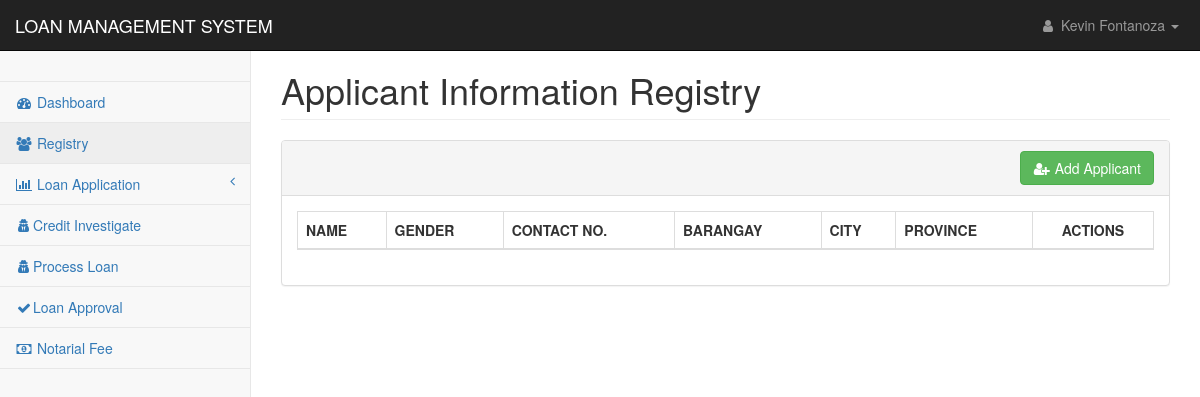
The page /pages/registry_applicant.php (signed in) on the database as committed earlier.
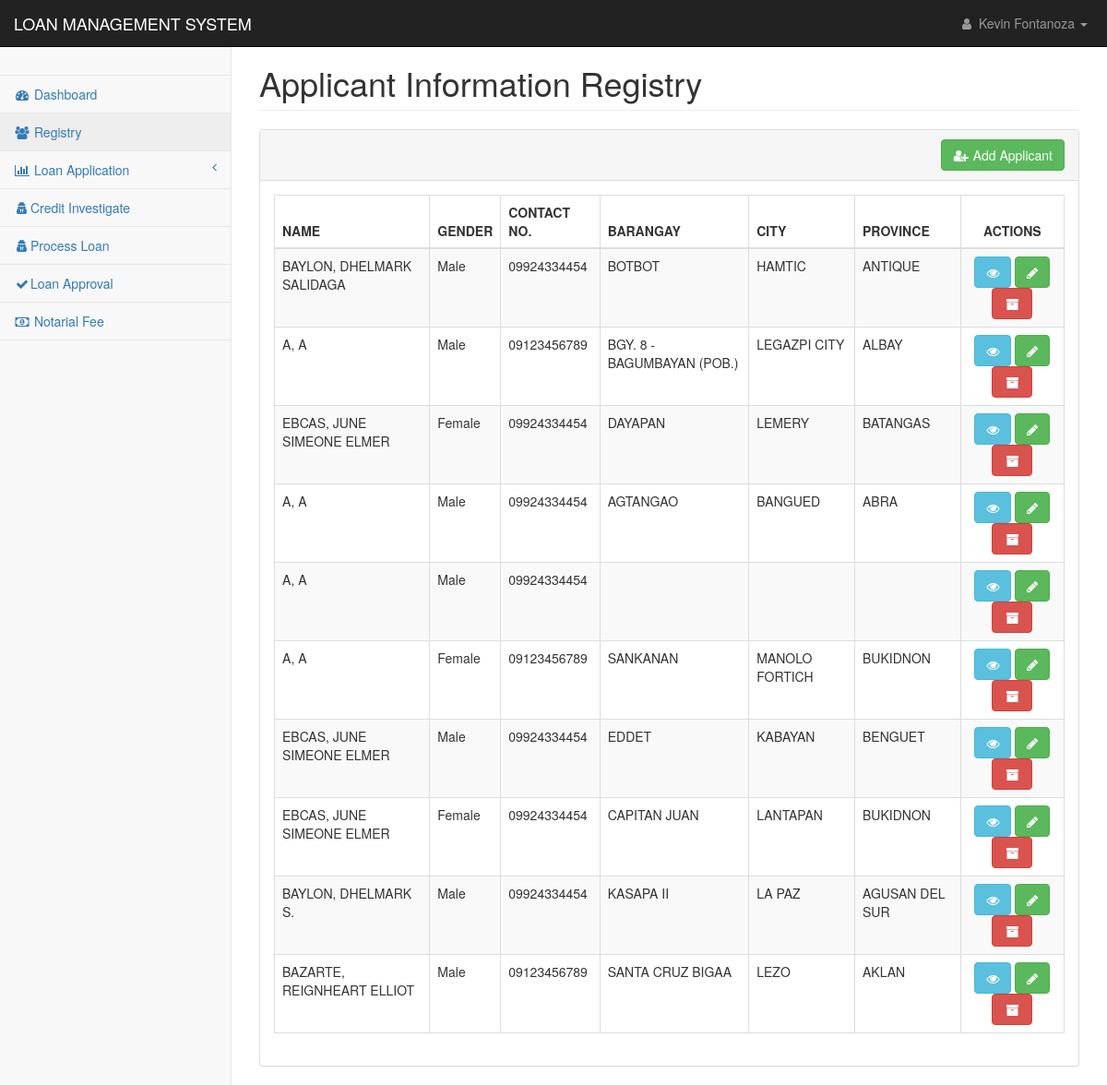
The same page on the database as committed later.
### tables this page shows
CREATE TABLE `applicants_personal` (
  `applicant_id` int(11) NOT NULL,
  `applicant_code` text NOT NULL,
  `firstname` text NOT NULL,
  `middlename` text NOT NULL,
  `lastname` text NOT NULL,
  `suffix` text NOT NULL,
  `nickname` text NOT NULL,
  `age` text NOT NULL,
  `gender` text NOT NULL,
  `contact1` text NOT NULL,
  `mstatus` text NOT NULL,
  `dob1` date NOT NULL,
  `pob1` text NOT NULL,
  `block1` text NOT NULL,
  `street1` text NOT NULL,
  `phase1` text NOT NULL,
  `brgy1` text NOT NULL,
  `city1` text NOT NULL,
  `province1` text NOT NULL,
  `map_url` text NOT NULL,
  `residence1` text NOT NULL,
  `lwith1` text NOT NULL,
  `block2` text NOT NULL,
  `street2` text NOT NULL,
  `phase2` text NOT NULL,
  `brgy2` text NOT NULL,
  `city2` text NOT NULL,
  `province2` text NOT NULL,
  `residence2` text NOT NULL,
  `lwith2` text NOT NULL,
  `mothername` text NOT NULL,
  `mothercon` text NOT NULL,
  `fathername` text NOT NULL,
  `fathercon` text NOT NULL,
  `file` text NOT NULL,
  `date_encoded` date NOT NULL
);

### config/conn.php (called while the page is built, shortened)
<?php
class DatabaseConnection
{
    public function connect()
    {
        $conn = new mysqli(DB_HOST,DB_USER,DB_PASSWORD,DB_DATABASE);
        return $this->conn = $conn;
    }
}
?>

### controller/reg_app.php (called while the page is built, shortened)
<?php
require_once('../config/conn.php');
class Registry extends DatabaseConnection {
    function display($table){
        $sql = "SELECT * FROM $table";
        $result = mysqli_query($this->connect(), $sql);
        return $result;
    }
    }
?>

### pages/registry_applicant.php (the view, shortened to what this page needs)
<?php
include('../config/conn.php');
include('../controller/reg_app.php');
if($_SESSION['user_id']){
?>
<!DOCTYPE html>
<html lang="en">
<head>
    <link href="../css/bootstrap.min.css" rel="stylesheet">
    <link href="../css/metisMenu.min.css" rel="stylesheet">
    <link href="../css/dataTables/dataTables.bootstrap.css" rel="stylesheet">
    <link href="../css/dataTables/dataTables.responsive.css" rel="stylesheet">
    <link href="../css/startmin.css" rel="stylesheet">
    <link href="../css/font-awesome.min.css" rel="stylesheet" type="text/css">
</head>
<body>
    <div id="wrapper">
        <?php include('nav.php');?>
        <div id="page-wrapper">
            <div class="container-fluid">
                <div class="row">
                    <div class="col-lg-12">
                        <h1 class="page-header">Applicant Information Registry</h1>
                    </div>
                </div>
                <div class="row">
                    <div class="col-lg-12">
                        <div class="panel panel-default">
                            <div class="panel-heading" align="right">
                                <a href="registry_application.php">
                                    <button type="button" class="btn btn-success">
                                        <i class="fa fa-fw" aria-hidden="true" title="Copy to use user-plus">&#xf234</i>
                                        Add Applicant
                                    </button>
                                </a>
                            </div>
                            <div class="panel-body">
                                <div class="table-responsive">
                                    <table class="table table-striped table-bordered table-hover"
                                        id="dataTables-example">
                                        <thead>
                                            <tr>
                                                <th>NAME</th>
                                                <th>GENDER</th>
                                                <th>CONTACT NO.</th>
                                                <th>BARANGAY</th>
                                                <th>CITY</th>
                                                <th>PROVINCE</th>
                                                <th class="text-center">ACTIONS</th>
                                            </tr>
                                        </thead>
                                        <tbody>
                                            <?php
                                                $applicant = new Registry();
                                                $result = $applicant->display("applicants_personal");
                                                foreach($result as $display){
                                            ?>
                                            <tr class="even gradeC">
                                                <td><?php echo $display['lastname'].', '.$display['firstname'].' '.$display['suffix'].' '.$display['middlename'];?>
                                                </td>
                                                <td><?php echo $display['gender'];?></td>
                                                <td><?php echo $display['contact1'];?></td>
                                                <td><?php echo $display['brgy1'];?></td>
                                                <td><?php echo $display['city1'];?></td>
                                                <td><?php echo $display['province1'];?></td>
                                                <td style="text-align:center">
                                                    <div class="tooltip-demo">
                                                        <a
                                                            href="registry_applicant_view.php?id=<?php echo $display['applicant_code'];?>">
                                                            <button type="button" class="btn btn-info"
                                                                data-toggle="tooltip" data-placement="top" title="View">
                                                                <i class="fa fa-eye" aria-hidden="true"></i>
                                                            </button>
                                                        </a>
                                                        <a
                                                            href="registry_applicant_update.php?id=<?php echo $display['applicant_code'];?>">
                                                            <button type="button" class="btn btn-success"
                                                                data-toggle="tooltip" data-placement="top" title="Edit">
                                                                <i class="fa fa-pencil" aria-hidden="true"></i>
                                                            </button>
                                                        </a>
                                                            <button data-target="#modal-<?= $display['applicant_code'] ?>" type="button" class="btn btn-danger"
                                                                data-toggle="modal" data-placement="top" title="Archive">
                                                                <i class="fa fa-fw" aria-hidden="true" title="Copy to use archive">&#xf187</i>
                                                            </button>
                                                </td>
                                            </tr>
                                            <?php
                                                }
                                            ?>
                                        </tbody>
                                    </table>
                                </div>
                            </div>
                        </div>
                    </div>
                </div>
            </div>
        </div>
    </div>
</body>
</html>
<?php
}else{
    header('location: index.php');
}
?>

### pages/nav.php (shortened to what this page needs)
<nav class="navbar navbar-inverse navbar-fixed-top" role="navigation">
                <div class="navbar-header">
                    <a class="navbar-brand" href="index.php">LOAN MANAGEMENT SYSTEM</a>
                </div>
                <ul class="nav navbar-right navbar-top-links">
                    <li class="dropdown">
                        <a class="dropdown-toggle" data-toggle="dropdown" href="#">
                            <i class="fa fa-user fa-fw"></i> <?php echo $_SESSION['name'];?> <b class="caret"></b>
                        </a>
                    </li>
                </ul>
                <div class="navbar-default sidebar" role="navigation">
                    <div class="sidebar-nav navbar-collapse">
                        <ul class="nav" id="side-menu">
                            <li class="sidebar-search">
                            </li>
                            <li>
                                <a href="index.php"><i class="fa fa-dashboard fa-fw"></i> Dashboard</a>
                            </li>
                            <li>
                                <a href="registry_applicant.php"><i class="fa fa-users fa-fw"></i> Registry</a>
                            </li>
                            <li>
                                <a href="#"><i class="fa fa-bar-chart fa-fw"></i> Loan Application<span class="fa arrow"></span></a>
                            </li>
                            <li>
                                <a href="loan_credit_investigation.php"><i class="fa fa-user-secret fa-fw"></i>Credit Investigate</a>
                            </li>
                            <li>
                                <a href="process_loan.php"><i class="fa fa-user-secret fa-fw"></i>Process Loan</a>
                            </li>
                                <li>
                                <a href="loan_approval.php"><i class="fa fa-check fa-fw"></i>Loan Approval</a>
                                </li>
                                <li>
                                <a href="setting_notarial.php"><i class="fa fa-money fa-fw"></i> Notarial Fee</a>
                                </li>
                        </ul>
                    </div>
                </div>
            </nav>

### css/startmin.css (style rules this page uses)
body { background-color: #f8f8f8; }
#wrapper { width: 100%; }
#page-wrapper { padding-top: 30px; min-height: 568px; background-color: #fff; }
@media (min-width:768px) { #page-wrapper { position: inherit; margin-left: 250px; padding: 30px 15px 0 15px; border-left: 1px solid #e7e7e7; } }
.navbar-header { float: left; }
.navbar-right { text-align: right; }
.navbar-top-links { margin: 0; }
.navbar-top-links li { display: inline-block; }
.navbar-top-links li:last-child { margin-right: 6px; }
.navbar-top-links li a { padding: 15px; min-height: 50px; }
.navbar-top-links>li>a { color: #999; }
.sidebar .sidebar-nav.navbar-collapse { padding-right: 0; padding-left: 0; }
.sidebar .sidebar-search { padding: 15px; }
.sidebar ul li { border-bottom: 1px solid #e7e7e7; }
.sidebar ul li a.active { background-color: #eee; }
.sidebar .arrow { float: right; }
.sidebar .fa.arrow:before { content: "\f104"; }
@media (min-width:768px) { .sidebar { z-index: 1; position: absolute; width: 250px; margin-top: 51px; } }

Rows that differ between the two databases and show on the page:
added applicants_personal: lastname "BAYLON", firstname "DHELMARK", middlename "SALIDAGA", gender "Male", contact1 "09924334454", brgy1 "BOTBOT", city1 "HAMTIC", province1 "ANTIQUE"
added applicants_personal: lastname "A", firstname "A", gender "Male", contact1 "09123456789", brgy1 "BGY. 8 - BAGUMBAYAN (POB.)", city1 "LEGAZPI CITY", province1 "ALBAY"
added applicants_personal: lastname "EBCAS", firstname "JUNE SIMEONE ELMER", gender "Female", contact1 "09924334454", brgy1 "DAYAPAN", city1 "LEMERY", province1 "BATANGAS"
added applicants_personal: lastname "A", firstname "A", gender "Male", contact1 "09924334454", brgy1 "AGTANGAO", city1 "BANGUED", province1 "ABRA"
added applicants_personal: lastname "A", firstname "A", gender "Male", contact1 "09924334454"
added applicants_personal: lastname "A", firstname "A", gender "Female", contact1 "09123456789", brgy1 "SANKANAN", city1 "MANOLO FORTICH", province1 "BUKIDNON"
added applicants_personal: lastname "EBCAS", firstname "JUNE SIMEONE ELMER", gender "Male", contact1 "09924334454", brgy1 "EDDET", city1 "KABAYAN", province1 "BENGUET"
added applicants_personal: lastname "EBCAS", firstname "JUNE SIMEONE ELMER", gender "Female", contact1 "09924334454", brgy1 "CAPITAN JUAN", city1 "LANTAPAN", province1 "BUKIDNON"
added applicants_personal: lastname "BAYLON", firstname "DHELMARK", middlename "S.", gender "Male", contact1 "09924334454", brgy1 "KASAPA II", city1 "LA PAZ", province1 "AGUSAN DEL SUR"
added applicants_personal: lastname "BAZARTE", firstname "REIGNHEART", middlename "ELLIOT", gender "Male", contact1 "09123456789", brgy1 "SANTA CRUZ BIGAA", city1 "LEZO", province1 "AKLAN"
